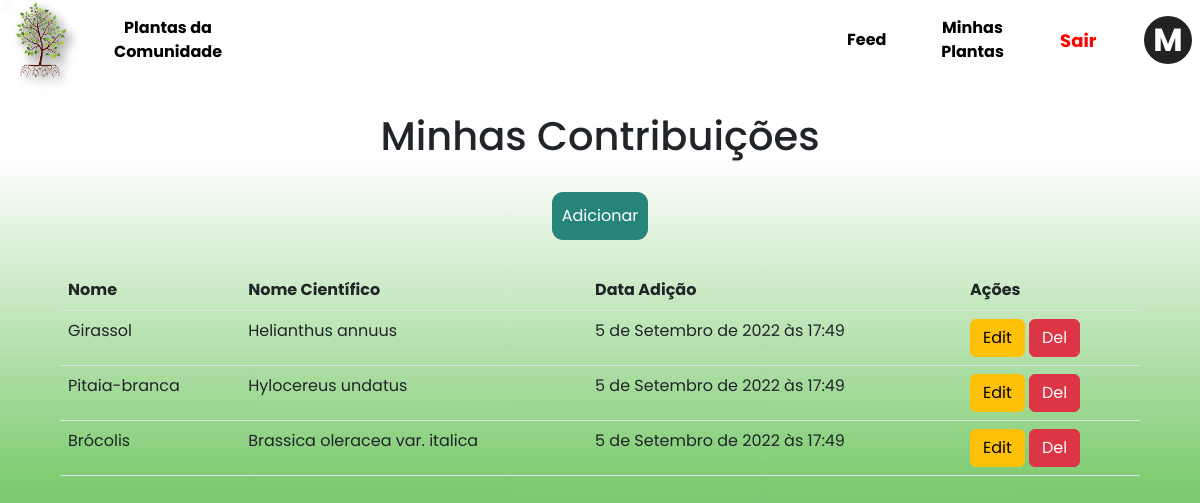
The app's page /myaccount/myplants/ (signed in), older data.
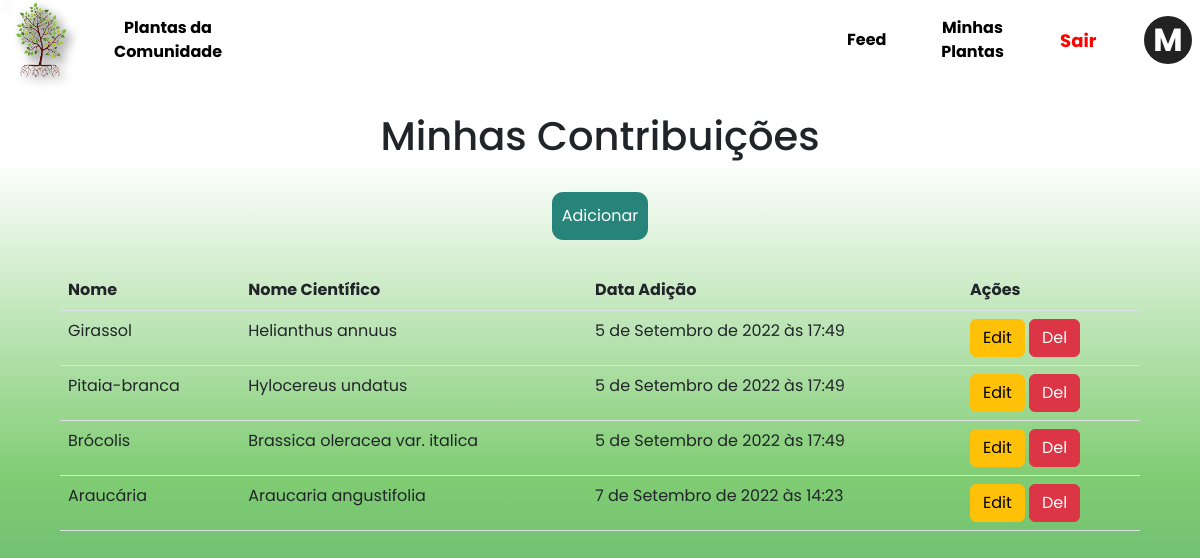
The same page, newer data.
### plantas/models.py (models this page shows, shortened)
class Plant(models.Model):
    name = models.CharField(max_length=50, null=True)
    scientific_name = models.CharField(max_length=50, unique=True)
    origin = models.CharField(max_length=50, null=True)
    image_url = models.TextField(max_length=600)
    about = models.TextField(max_length=600)
    last_modf = models.DateTimeField(default=timezone.now)
    contributor = models.ForeignKey(User, on_delete=models.PROTECT, null=True)

### plantas/views.py (the view, shortened to what this page needs)
# urls.py: path('myaccount/myplants/', views.MyPlants.as_view(), name='myplants'),
class MyPlants(LoginRequiredMixin,View):
    login_url = '/'
    redirect_field_name = 'home'
    def get(self,request):
        status = request.GET.get('status')
        plantas = Plant.objects.all()
        context = {
            'plantas':plantas,
            'status': status
        }
        return render(request, 'myplants.html', context)

### plantas/templates/myplants.html (shortened to what this page needs)
{% extends "base.html" %}
{% load static %}
{% load livereload_tags %}
{% block cssDoc %}<link rel="stylesheet" type="text/css" href="{% static '/css/main.css' %}">{% endblock cssDoc %}
{% block content %}
<header id="" >
    <nav id="navbar">
        <img src="{% static 'imgs/tree.png' %}" id="ico" alt="">
        <div id="nav2">
            <ul>
                <li><a href="{% url 'comunidade' %}">Plantas da Comunidade</a></li>
            </ul>
        </div>
        <div id="account">
            <div id="mac"><a href="{% url 'myaccount'%}" id="btnMp">Feed</a></div>
            <div id="mp"><a href="#" id="btnMp">Minhas Plantas</a></div>
            <div id="exit"><a href="{% url 'exit' %}">Sair</a></div>
            <div id="user"><div>{{request.user.username.0}}</div></div>
        </div>
    </nav>
</header>
<div id="container">
    <div id="box">
        <div id="myplants">
            <h1>Minhas Contribuições</h1>
            <br>
            <a id="btnAdd" href="{% url 'addPlanta' %}">Adicionar</a>
            <table class="table">
                <thead>
                    <tr>
                        <th>Nome</th>
                        <th>Nome Científico</th>
                        <th>Data Adição</th>
                        <th>Ações</th>
                    </tr>
                </thead>
                <tbody>
                    {% for planta in plantas %}
                        {% if planta.contributor == request.user %}
                            <tr>
                                <td>{{planta.name}}</td>
                                <td>{{planta.scientific_name}}</td>
                                <td>{{planta.last_modf}}</td>
                                <td>
                                    <a href="#" class="btn btn-warning" href="{% url 'editPlant' planta.pk %}" id="edit">Edit</a>
                                    <a href="{% url 'delPlant' planta.pk%}" class="btn btn-danger">Del</a>
                                </td>
                            </tr>
                        {% endif %}
                    {% endfor %}
                </tbody>
            </table>
        </div>
    </div>
</div>
{% endblock content %}

Row changes from the older to the newer data that the page shows:
added Plant: name "Araucária", scientific_name "Araucaria angustifolia", last_modf "7 de Setembro de 2022 às 14:23"
